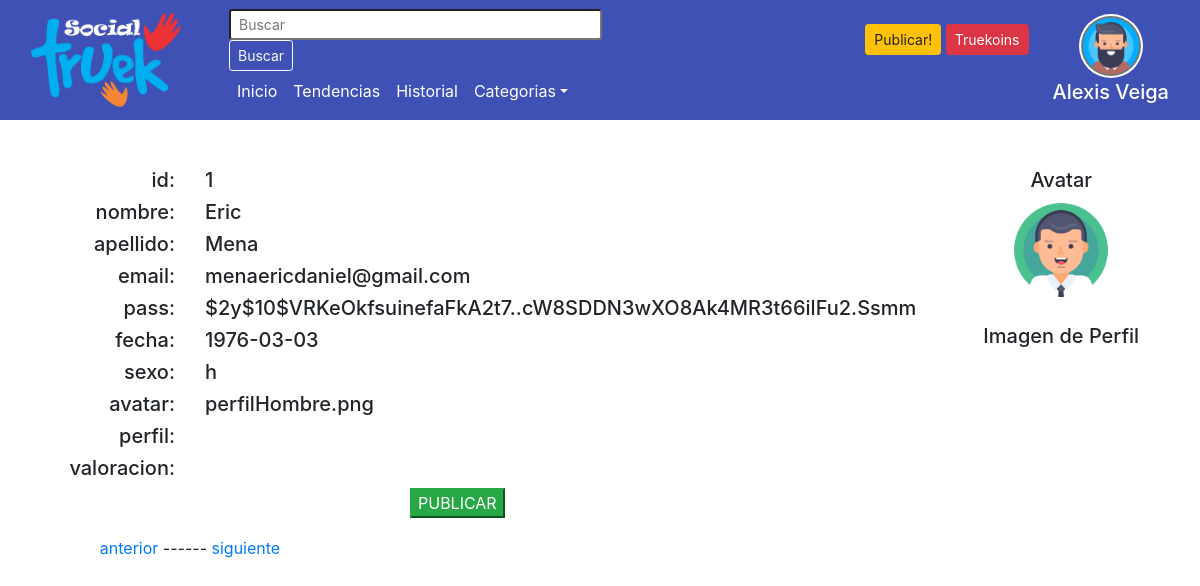
The app's page /adminPerfil.php?id=1 (signed in) with its own data.
### tables this page shows
CREATE TABLE `usuarios` (
  `id` int(11) NOT NULL AUTO_INCREMENT,
  `nombre` varchar(100) NOT NULL,
  `apellido` varchar(100) NOT NULL,
  `email` varchar(100) NOT NULL,
  `pass` varchar(512) NOT NULL,
  `fecha` date NOT NULL,
  `sexo` char(1) DEFAULT NULL,
  `avatar` varchar(512) DEFAULT NULL,
  `perfil` varchar(512) DEFAULT NULL,
  `val_user` decimal(1,1) DEFAULT NULL,
  `direccion` varchar(100) DEFAULT NULL,
  `telefono` int(10) DEFAULT NULL,
  `celular` int(10) DEFAULT NULL,
  PRIMARY KEY (`id`),
  UNIQUE KEY `email` (`email`)
);

### class/baseMySQL.php (called while the page is built, shortened)
<?php
class BaseMySQL extends BaseDatos{
    static public function buscarPorEmail($email,$pdo,$tabla){
        $sql = "select * from $tabla where email = :email";
        $query = $pdo->prepare($sql);
        $query->bindValue(':email',$email);
        $query->execute();
        $usuario = $query->fetch(PDO::FETCH_ASSOC);
        return $usuario;
    }
    static public function verUsuario($pdo,$id){
      $sql = "SELECT * FROM usuarios WHERE id LIKE '$id'";
      $query = $pdo->prepare($sql);
      $query->execute();
      $registro = $query->fetchAll(PDO::FETCH_ASSOC);
      return $registro;
    }
    static public function contarUsuarios($pdo){
      $sql = "SELECT count(*) AS count FROM usuarios";
      $query = $pdo->prepare($sql);
      $query->execute();
      $contador = $query->fetch(PDO::FETCH_ASSOC);
      $count = $contador["count"];
      return $count;
    }
}
 ?>

### adminPerfil.php (the view, shortened to what this page needs)
<?php
include("autoload.php");
 ?>
 <!DOCTYPE html>
 <html lang="es" dir="ltr">
   <head>
     <?php include("head.php")?>
   </head>
     <?php include("header.php") ?>
   <body>
         <?php
         $id=$_GET["id"];
         $registro = BaseMySQL::verUsuario($pdo,$id);
         ?>
         <?php foreach ($registro as $dato): ?>
           <div class="row">
            <div class="col-2 text-right">
               <h5 class="mt-5">id:</h5>
               <h5 class="">nombre:</h5>
               <h5 class="">apellido:</h5>
               <h5 class="">email:</h5>
               <h5 class="">pass:</h5>
               <h5 class="">fecha:</h5>
               <h5 class="">sexo:</h5>
               <h5 class="">avatar:</h5>
               <h5 class="">perfil:</h5>
               <h5 class="">valoracion:</h5>
             </div>
             <div class="col-7 text-left">
               <h5 class="mt-5"><?=$dato["id"];?></h5>
               <h5 class=""><?=$dato["nombre"]?></h5>
               <h5 class=""><?=$dato["apellido"]?></h5>
               <h5 class=""><?=$dato["email"]?></h5>
               <h5 class=""><?=$dato["pass"]?></h5>
               <h5 class=""><?=$dato["fecha"]?></h5>
               <h5 class=""><?=$dato["sexo"]?></h5>
               <h5 class=""><?=$dato["avatar"]?></h5>
             </div>
             <div class="col-3 mt-5 text-center">
               <h5>Avatar</h5>
               <img src="images/avatar/<?=$dato["avatar"]?>" alt="" width="100px">
               <br><br>
               <h5>Imagen de Perfil</h5>
             </div>
           </div>
           <?php
         endforeach;
         ?>
   <div class="row">
     <div class="col-4 text-center mt-5">
       <?php if ($dato["id"]>1){?>
        <a href="perfil.php?id=<?=$dato["id"]-1?>">anterior</a>
       <?php }else {?>
        <a href="perfil.php?id=<?=$dato["id"]?>">anterior</a>
       <?php } ?>
       <a> ------ </a>
       <?php
       $count = BaseMySQL::contarUsuarios($pdo);
       if ($dato["id"]<$count){
        ?>
         <a href="perfil.php?id=<?=$dato["id"]+1 ?>">siguiente</a>
       <?php }else{ ?>
         <a href="perfil.php?id=<?=$dato["id"]?>">siguiente</a>
       <?php } ?>
     </div>
     <div class="col-4">
       <a href="producto.php?id=<?=$dato["id"] ?>"><button class="btn-success" type="button" name="button">PUBLICAR</button> </a>
     </div>
   </div>
   </body>
 </html>

### header.php (shortened to what this page needs)
<?php
include_once('autoload.php');
$usuario=BaseMySQL::buscarPorEmail($_SESSION["userEmail"],$pdo,'usuarios');
 ?>
 <head>
   <link rel="stylesheet" href="css/bootstrap.css">
   <link rel="stylesheet" href="css/master.css">
   <link rel="stylesheet" href="css/estilos-ejemplos.css">
   <link rel="stylesheet" href="css/font-awesome.min.css">
   <link rel="stylesheet" href="css/avatar.css">
 </head>
    <header class="container-fluid">
      <nav class="navbar navbar-expand-md navbar-dark">
        <a class="navbar-brand mr-5" href="home.php">
          <img src="images\logo-sm.png" width="150" alt="">
        </a>
        <div class="row collapse navbar-collapse" id="navbarSupportedContent">
          <div class="col-xs-12 col-sm-6 col-md-9 col-lg- col-xl-5">
            <form class="form-inline my-2 my-lg-0" action="home.php" method="GET">
              <input class="form-control-sm mr-sm-2" type="search" placeholder="Buscar" aria-label="Buscar" size="35" name="busca">
              <button class="btn btn-outline-light btn-sm my-2 my-sm-0" type="submit">Buscar</button>
            </form>
            <ul class="navbar-nav mr-auto">
              <li class="nav-item">
                <a class="nav-link text-white" href="home.php">Inicio</a>
              </li>
              <li class="nav-item">
                <a class="nav-link text-white" href="#">Tendencias</a>
              </li>
              <li class="nav-item">
                <a class="nav-link text-white" href="#">Historial</a>
              </li>
              <li class="nav-item dropdown">
                <a class="nav-link dropdown-toggle text-white" href="#" id="navbarDropdown" role="button"
                   data-toggle="dropdown" aria-haspopup="true" aria-expanded="false">Categorias</a>
              </li>
            </ul>
        </div>
        <div class="d-flex flex-row justify-content-end col-xs-12 col-sm-6 col-md-3 col-lg- col-xl-7">
          <div class="mr-4 mt-2">
            <div class="">
              <a href="nuevoProducto.php">
              <button class="btn btn-warning btn-sm my-2 -my-sm-0" type="button"> Publicar!</button></a>
              <button class="btn btn-danger btn-sm my-2 -my-sm-0"type="button" name="button">Truekoins</button>
            </div>
          </div>
          <div class="text-center mt-2">
            <a class="" href="perfil.php">
              <img src=<?php if($usuario['perfil'] == null){echo "images/avatar/".$usuario["avatar"];}else{echo "images/perfil/".$usuario["perfil"];}?> alt="imagen de perfil" class="user"></a>
            <h5 class="text-white mt-1"><?=$usuario["nombre"]. " " . $usuario["apellido"]?></h5>
          </div>
        </div>
        </div>
    </nav>
    </header>

### css/master.css (style rules this page uses)
header { background-color: #3f51b5; }

### css/avatar.css (style rules this page uses)
img.user { height: 60px; width: 60px; background-color: #777; box-shadow: 0 0 0 2px white; border-radius: 50%; will-change: transform; }

### records on screen
usuarios: nombre "Alexis", apellido "Veiga"
usuarios: id "1", nombre "Eric", apellido "Mena", email "menaericdaniel@gmail.com", pass "$2y$10$VRKeOkfsuinefaFkA2t7..cW8SDDN3wXO8Ak4MR3t66ilFu2.Ssmm", fecha "1976-03-03", sexo "h", avatar "perfilHombre.png"
